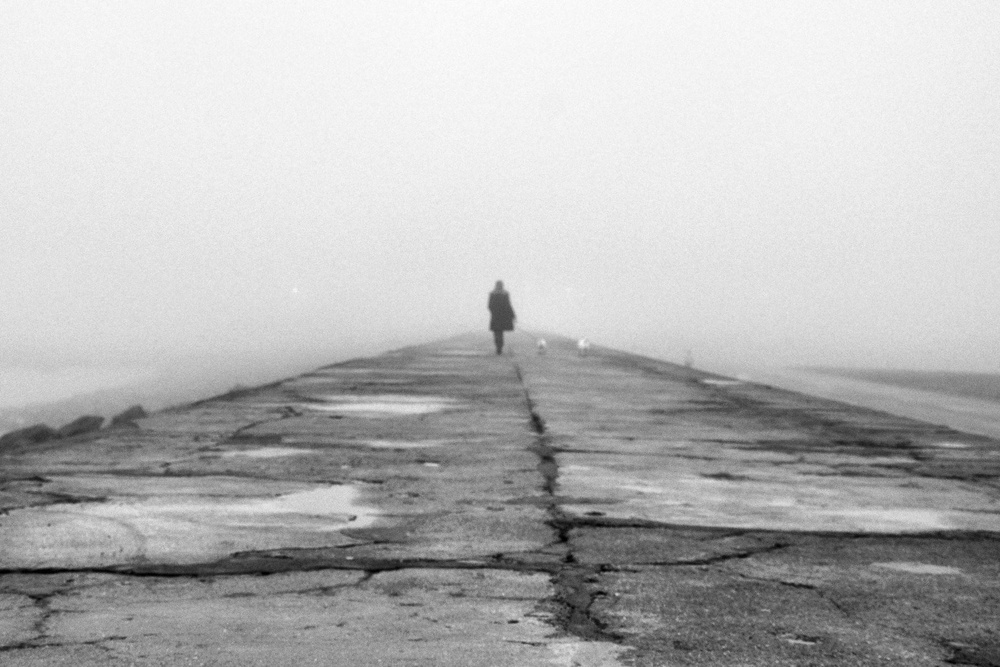
#> input picture 2/1-a.jpg.jpeg, 1000 x 667 px, shrunk from 2048 x 1365 before the run
$ python 'Object Recovery.py'
#> lines starting #> are read from the running program, lines starting #| are printed output that depends on the picture; after the words box and inside, x2 and y2 are one past the last pixel; in counts of white or black regions, pixels touching at a corner belong together
import cv2
import numpy as np
import matplotlib.pyplot as plt


img_a = cv2.imread("1-a.jpg.jpeg", cv2.IMREAD_GRAYSCALE)
#> img_a is the input picture: shape (667, 1000); min 0, max 254, mean 184.5
img_b = cv2.imread("1-b.jpg.jpeg", cv2.IMREAD_GRAYSCALE)
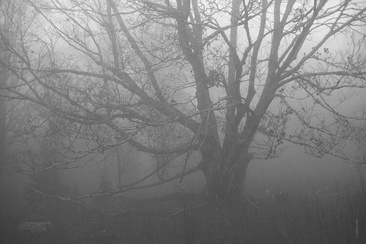
#> input picture 2/1-b.jpg.jpeg, 366 x 244 px, shrunk from 750 x 500 before the run
#> img_b is the input picture: shape (244, 366); min 55, max 252, mean 127.3


# Step 1: Histogram Equalization
he_a = cv2.equalizeHist(img_a)
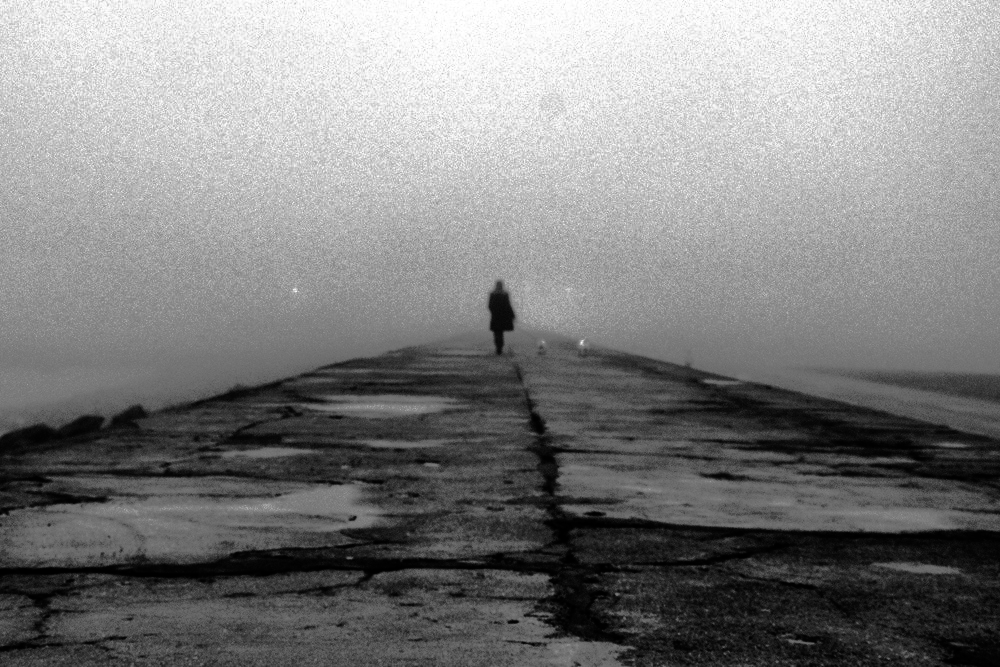
#> he_a: shape (667, 1000); min 0, max 255, mean 128.7

# Step 2: CLAHE (local adaptive contrast)
clahe_engine = cv2.createCLAHE(clipLimit=2.0, tileGridSize=(8, 8))
clahe_a = clahe_engine.apply(img_a)
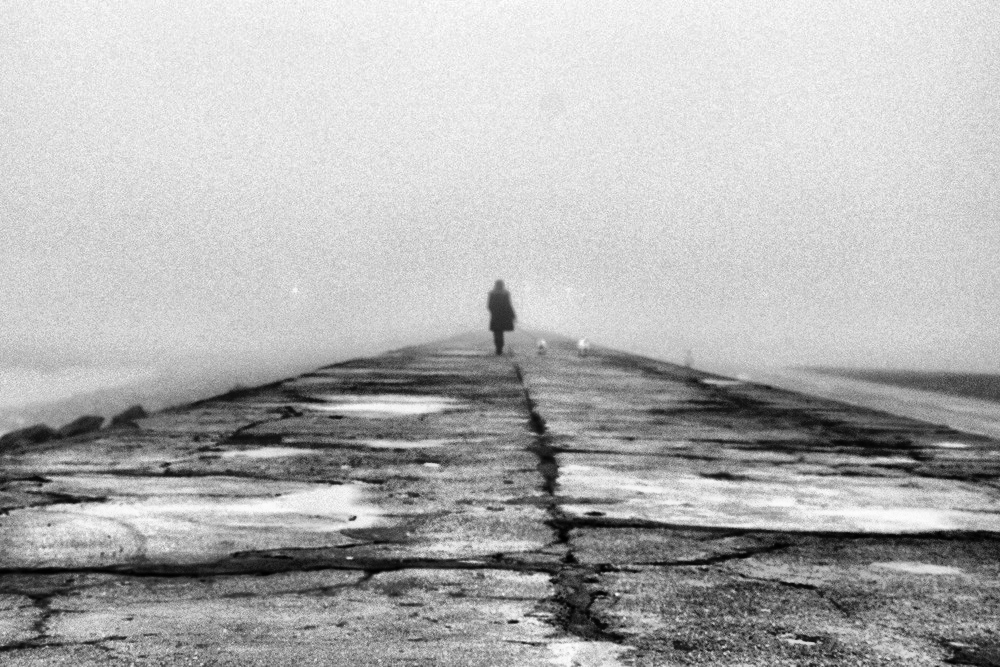
#> clahe_a: shape (667, 1000); min 0, max 254, mean 177.5

# Step 3: Gaussian Blur on CLAHE result (noise suppression)
blurred_a = cv2.GaussianBlur(clahe_a, (5, 5), 0)

# Step 4: Canny Edge Detection on raw image (for comparison)
edges_raw_a = cv2.Canny(cv2.GaussianBlur(img_a, (5, 5), 0), 30, 100)
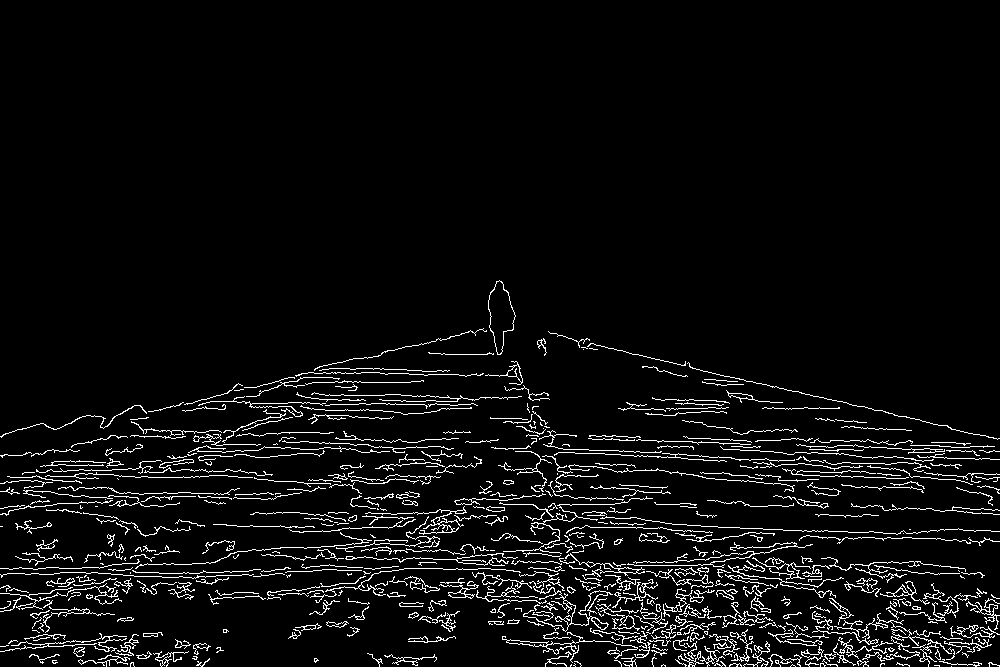
#> edges_raw_a: shape (667, 1000); 5.3% white in thin lines or dots, all inside (x1, y1, x2, y2) = (0, 280, 1000, 667)

# Step 5: Canny Edge Detection on CLAHE image (good result)
edges_clahe_a = cv2.Canny(blurred_a, 30, 100)

# Plot Image 1-a results
plt.figure(figsize=(22, 4))
plt.suptitle("Image 1-a  |  Pier & Figure in Fog", fontsize=13, fontweight="bold")

plt.subplot(1, 5, 1)
plt.imshow(img_a, cmap="gray")
plt.title("Original (foggy)")
plt.axis("off")

plt.subplot(1, 5, 2)
plt.imshow(he_a, cmap="gray")
plt.title("Histogram Equalization\n(global stretch)")
plt.axis("off")

plt.subplot(1, 5, 3)
plt.imshow(clahe_a, cmap="gray")
plt.title("CLAHE\n(local adaptive)")
plt.axis("off")

plt.subplot(1, 5, 4)
plt.imshow(edges_raw_a, cmap="gray")
plt.title("Canny on Original\n(mostly noise)")
plt.axis("off")

plt.subplot(1, 5, 5)
plt.imshow(edges_clahe_a, cmap="gray")
plt.title("Canny after CLAHE\n(clean edges)")
plt.axis("off")

plt.tight_layout()
plt.savefig("1-a_result.jpg", dpi=120, bbox_inches="tight")
plt.show()

# ── IMAGE 1-b

# Step 1: Histogram Equalization
he_b = cv2.equalizeHist(img_b)
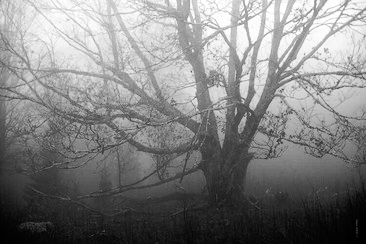
#> he_b: shape (244, 366); min 0, max 255, mean 128.4

# Step 2: CLAHE (local adaptive contrast)
clahe_engine = cv2.createCLAHE(clipLimit=2.0, tileGridSize=(8, 8))
clahe_b = clahe_engine.apply(img_b)

# Step 3: Gaussian Blur on CLAHE result (noise suppression)
blurred_b = cv2.GaussianBlur(clahe_b, (5, 5), 0)
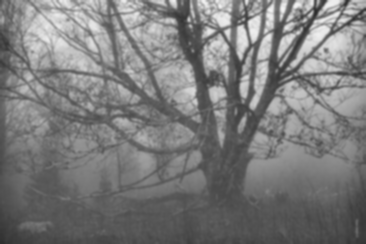
#> blurred_b: shape (244, 366); min 44, max 241, mean 122.5

# Step 4: Canny Edge Detection on raw image (for comparison)
edges_raw_b = cv2.Canny(cv2.GaussianBlur(img_b, (5, 5), 0), 30, 100)
#> edges_raw_b: shape (244, 366); 9.3% white in thin lines or dots, all inside (x1, y1, x2, y2) = (9, 0, 366, 153)

# Step 5: Canny Edge Detection on CLAHE image (good result)
edges_clahe_b = cv2.Canny(blurred_b, 30, 100)
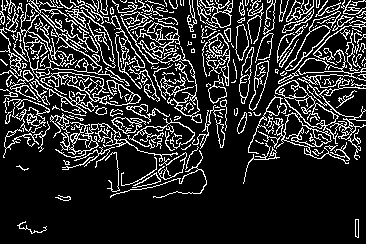
#> edges_clahe_b: shape (244, 366); 17.1% white in thin lines or dots

# Plot Image 1-b results
plt.figure(figsize=(22, 4))
plt.suptitle("Image 1-b  |  Tree in Fog", fontsize=13, fontweight="bold")

plt.subplot(1, 5, 1)
plt.imshow(img_b, cmap="gray")
plt.title("Original (foggy)")
plt.axis("off")

plt.subplot(1, 5, 2)
plt.imshow(he_b, cmap="gray")
plt.title("Histogram Equalization\n(global stretch)")
plt.axis("off")

plt.subplot(1, 5, 3)
plt.imshow(clahe_b, cmap="gray")
plt.title("CLAHE\n(local adaptive)")
plt.axis("off")

plt.subplot(1, 5, 4)
plt.imshow(edges_raw_b, cmap="gray")
plt.title("Canny on Original\n(mostly noise)")
plt.axis("off")

plt.subplot(1, 5, 5)
plt.imshow(edges_clahe_b, cmap="gray")
plt.title("Canny after CLAHE\n(clean edges)")
plt.axis("off")

plt.tight_layout()
plt.savefig("1-b_result.jpg", dpi=120, bbox_inches="tight")
plt.show()

print("Done! Results saved as 1-a_result.jpg and 1-b_result.jpg")
